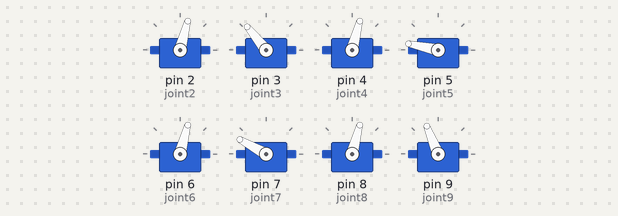
Recording of a sketch running on a simulated Arduino Uno, built with avr-gcc and run on an emulated ATmega328P. Parts: 8 × servo.

Above: at 0.45 s.
At 5.39 s:
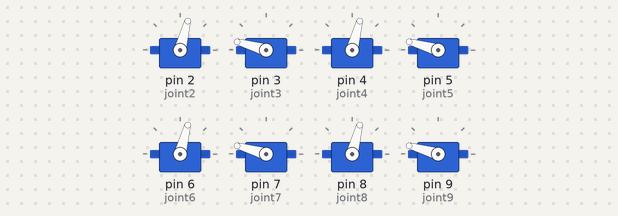
At 9.92 s:
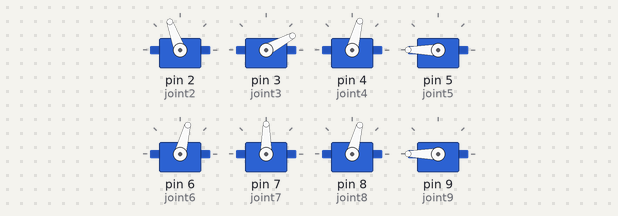
At 19.69 s:
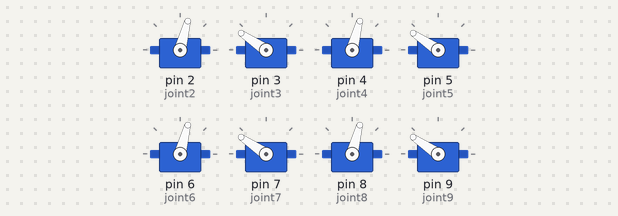
At 28.28 s:
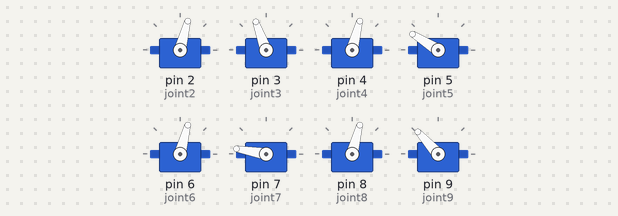
At 39.26 s:
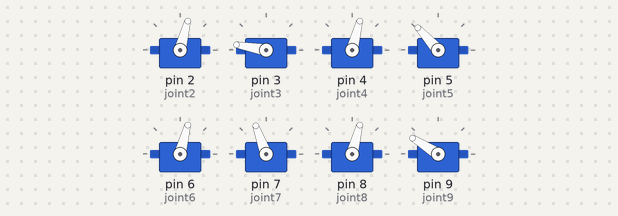
Timing chart, 0 to 40.0 s (numbered marks = the images above):
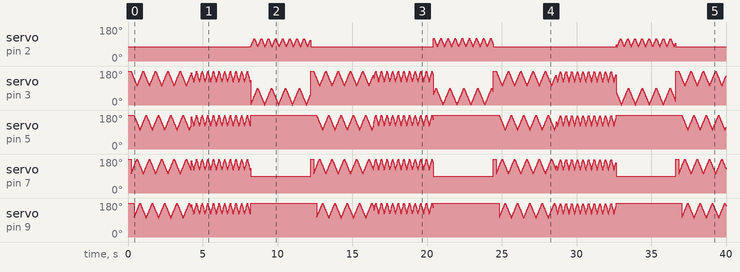

The sketch:

quadruped_dance2.ino
```cpp
//  --------                 --------
// |  D9    |               |  D7    |
// | joint9 |               | joint7 |
//  ----- --------     --------- -----
//       |  D8    |   |  D6    |
//       | joint8 |   | joint6 |
//        --------     --------
//       |  D2    |  |   D4    |
//       | joint2 |  |  joint4 |
//  ----- --------    --------- -----
// |  D3    |               |  D5    |
// | joint3 |               | joint5 |
//  --------                 --------
//                Front


#include <Servo.h>

// ---------- Servo objects ----------
Servo joint2;
Servo joint3;
Servo joint4;
Servo joint5;
Servo joint6;
Servo joint7;
Servo joint8;
Servo joint9;

// ---------- Home positions ----------
const int HOME_13579 = 180; // 3,5,7,9
const int HOME_2468  = 75;  // 2,4,6,8

// ---------- Motion tuning ----------
const int STEP = 2;            // increment per update
const int STEP_DELAY_MS = 10;  // small delay for smooth motion

// ---------- Runtime state ----------
int prog3 = 0, prog5 = 0, prog7 = 0, prog9 = 0;
int dir3 = 1, dir5 = 0, dir7 = 0, dir9 = 0;

// ---------- Duration ----------
const unsigned long MOTION_DURATION = 4000; // 4 seconds per function

void setup() {
  // Attach servos
  joint2.attach(2);
  joint3.attach(3);
  joint4.attach(4);
  joint5.attach(5);
  joint6.attach(6);
  joint7.attach(7);
  joint8.attach(8);
  joint9.attach(9);

  // Move all to home
  goHome();
}

void loop() {
  unsigned long startTime;

  // ---------- TWERK ----------
  prog3 = prog5 = dir3 = 1; dir5 = 0; // reset
  startTime = millis();
  while (millis() - startTime < MOTION_DURATION) {
    twerk(100);
  }

  // ---------- JUMP ----------
  startTime = millis();
  while (millis() - startTime < MOTION_DURATION) {
    jump(120);
  }

  // ---------- HELLO ----------
  startTime = millis();
  while (millis() - startTime < MOTION_DURATION) {
    hello(120, 90);
  }

  // ---------- GO HOME ----------
  goHome();
}

// ----------------- TWERK FUNCTION -----------------
void twerk(int minAngle) {
  int STEPS = HOME_13579 - minAngle;
  int MID_POINT = STEPS / 2;

  // Joint3 (leader)
  updateProg(prog3, dir3, STEPS);
  int angle3 = HOME_13579 - prog3;
  int angle7 = HOME_13579 + minAngle - angle3; // mirrored
  joint3.write(angle3);
  joint7.write(angle7);

  // Trigger Joint5 once Joint3 hits midpoint
  if (dir5 == 0 && prog3 >= MID_POINT) { dir5 = 1; prog5 = 0; }

  // Joint5 & Joint9 motion
  if (dir5 != 0) {
    updateProg(prog5, dir5, STEPS);
    int angle5 = HOME_13579 - prog5;
    int angle9 = HOME_13579 + minAngle - angle5; // mirrored
    joint5.write(angle5);
    joint9.write(angle9);
  }

  delay(STEP_DELAY_MS);
}

// ----------------- JUMP FUNCTION -----------------
void jump(int targetAngle) {
  static int prog = 0;
  static int dir = 1;
  int STEPS = abs(HOME_13579 - targetAngle);

  prog += dir * STEP;
  if (prog >= STEPS) { prog = STEPS; dir = -1; }
  if (prog <= 0) { prog = 0; dir = 1; }

  int angle = HOME_13579 - prog * ((HOME_13579 > targetAngle) ? 1 : -1);

  joint3.write(angle);
  joint5.write(angle);
  joint7.write(angle);
  joint9.write(angle);

  delay(6);
}

// ---------- HELLO FUNCTION ----------
void hello(int joint2Target, int joint3Target) {
  static int prog2 = 0;
  static int dir2 = 1;
  static int prog3_hello = 0;
  static int dir3_hello = 1;

  int STEPS2 = abs(HOME_2468 - joint2Target);
  int STEPS3 = abs(0 - joint3Target);

  // Joint2
  prog2 += dir2 * STEP;
  if (prog2 >= STEPS2) { prog2 = STEPS2; dir2 = -1; }
  if (prog2 <= 0) { prog2 = 0; dir2 = 1; }
  int angle2 = HOME_2468 - prog2 * ((HOME_2468 > joint2Target) ? 1 : -1);
  joint2.write(angle2);

  // Joint3
  prog3_hello += dir3_hello * STEP;
  if (prog3_hello >= STEPS3) { prog3_hello = STEPS3; dir3_hello = -1; }
  if (prog3_hello <= 0) { prog3_hello = 0; dir3_hello = 1; }
  int angle3 = 0 + prog3_hello;
  joint3.write(angle3);

  // Joint7 fixed at 90
  joint7.write(90);

  // Keep other joints at home
  joint5.write(HOME_13579);
  joint9.write(HOME_13579);

  delay(STEP_DELAY_MS);
}

// ----------------- GO HOME FUNCTION -----------------
void goHome() {
  joint2.write(HOME_2468);
  joint3.write(HOME_13579);
  joint4.write(HOME_2468);
  joint5.write(HOME_13579);
  joint6.write(HOME_2468);
  joint7.write(HOME_13579);
  joint8.write(HOME_2468);
  joint9.write(HOME_13579);
  delay(200);
}

// ----------------- Helper function -----------------
void updateProg(int &prog, int &dir, int STEPS) {
  prog += dir * STEP;
  if (prog >= STEPS) { prog = STEPS; dir = -1; }
  if (prog <= 0) { prog = 0; dir = 1; }
}
```
